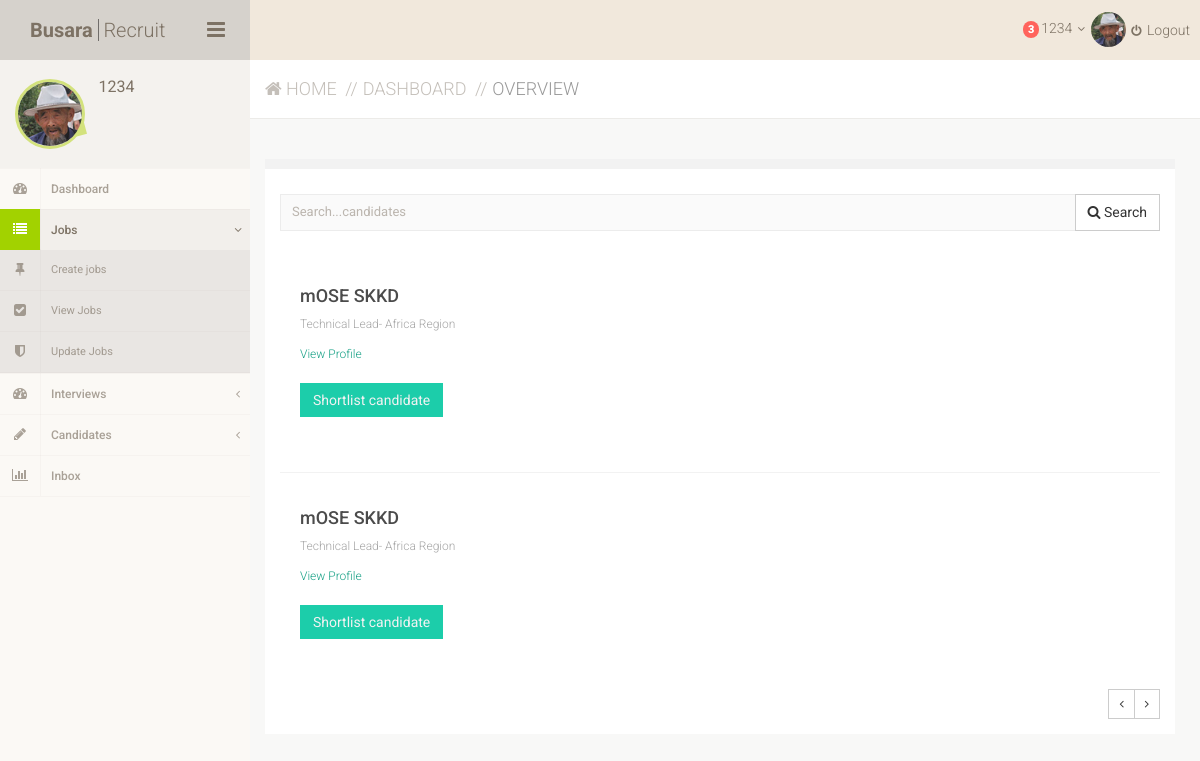
Page /candidates/view/ (signed in) on the committed database.
### employers/models.py (models this page shows, shortened)
class Employer(models.Model):
	user = models.OneToOneField(User, null=True)
	company_name = models.CharField(blank=False,unique=True, max_length=30)
	company_website = models.URLField(blank=False,unique=True, max_length=100)
	phone_number = models.CharField(blank=True, unique=True, max_length=12)
	company_logo = models.ImageField(upload_to='employers', blank=True, default="")
	created_on = models.DateTimeField(auto_now=True)

### employees/models.py (models this page shows, shortened)
class Employee(models.Model):
	job = models.ForeignKey(Job, on_delete=models.CASCADE,null=True)
	first_name  = models.CharField(blank=False, max_length=30,default="")
	last_name = models.CharField(blank=False, max_length=30,default="")
	email = models.EmailField(blank=False, max_length=35,default="")
	phone_number = models.CharField(blank=False, max_length=12)
	address = models.CharField(blank=True, max_length=60)
	cover_letter = models.CharField(max_length=1500,default='')
	resume = models.FileField(upload_to='resume/%Y%m%d/',default='')
	application_date = models.DateTimeField(auto_now=True)
	is_shortlisted = models.BooleanField(default=False)

### jobs/models.py (models this page shows, shortened)
class Job(models.Model):
	INDUSTRIES = (
	('Any', 'Any'),
	('Accounting', 'Accounting'),
	('Customer Service', 'Customer Service'),
	('Government', 'Government'),
	('Education', 'Education'),
	('Engineering', 'Engineering'),
	('Hospitality', 'Hospitality'),
	('Healthcare', 'Healthcare'),
	('Farming and Agriculture', 'Farming and Agriculture'),
	('IT and Telecoms', 'IT and Telecoms'),
	('Legal', 'Legal'),
	('Security', 'Security'),
	('Other', 'Other'),
	)
	AVAILABILITY = (
	('Fulltime', 'Fulltime'),
	('Part time', 'Part time'),
	)
	employer = models.ForeignKey(Employer, on_delete=models.CASCADE)
	title = models.CharField(blank=False, max_length=80,default='')
	description = models.CharField(max_length=300,blank=False,default='')
	requirements = models.CharField(max_length=1500,default='')
	benefits = models.CharField(max_length=200,null=True,blank=True)
	industry =models.CharField(max_length=30, choices=INDUSTRIES,default=INDUSTRIES[0][0])
	availability =models.CharField(max_length=30, choices=AVAILABILITY, default=AVAILABILITY[0][0])
	location =models.CharField(max_length=100, default='')
	created_on = models.DateTimeField(auto_now=True)

### employees/views.py (the view)
def my_candidates(request):
	user = request.user
	employer = user.employer
	jobs = Job.objects.filter(employer=employer)
	candidate_list = Employee.objects.filter(job__in=jobs).order_by('-application_date')
	return render(request, 'employees/view_candidates.html', {'candidate_list': candidate_list,'company_name':employer.company_name})

### employees/templates/employees/view_candidates.html (shortened to what this page needs)
<!DOCTYPE html>
<html>
  <head>
    {% load static %}
    <link href="{% static 'employers/css/bootstrap.min.css' %}" rel="stylesheet">
    <link href="http://netdna.bootstrapcdn.com/font-awesome/4.0.3/css/font-awesome.css" rel="stylesheet">
    <link rel="stylesheet" href="{% static 'employers/css/animate.min.css' %}">
    <link rel="stylesheet" href="{% static 'employers/css/rickshaw.min.css' %}">
    <link rel="stylesheet" href="{% static 'employers/css/bootstrap-checkbox.css' %}">
    <link rel="stylesheet" href="{% static 'employers/css/chosen-bootstrap.css' %}">
    <link rel="stylesheet" href="{% static 'employers/js/plugins/tabdrop/css/tabdrop.css' %}">
    <link href="{% static 'employers/css/minoral.css' %}" rel="stylesheet">
  </head>
  <body class="brownish-scheme">
    <div id="wrap">
      <div class="row">
        <div class="navbar navbar-default navbar-fixed-top" role="navigation">
          <div class="navbar-header col-md-2">
            <a class="navbar-brand" href="index.html">
              <strong>Busara</strong>  Recruit
            </a>
            <div class="sidebar-collapse">
              <a href="index.html#">
                <i class="fa fa-bars"></i>
              </a>
            </div>
          </div>
          <div class="navbar-collapse">
            <div class="collapsing-content">
              <div class="user-controls">
                <ul>
                  <li class="dropdown messages">
                    <a class="dropdown-toggle" data-toggle="dropdown" href="index.html#">
                      <span class="badge badge-red" id="user-new-messages">3</span>{{company_name}}</strong> <i class="fa fa-angle-down"></i>
                    </a>
                    <div class="profile-photo">
                      <img src="images/profile-photo.jpg" alt />
                    </div>
                  </li>
				   <li>
                     <a href="{% url 'employers:logout' %}"><i class="fa fa-power-off"></i> Logout</a>
                  </li>
                </ul>
              </div>
            </div>
            <ul class="nav navbar-nav side-nav" id="navigation">
              <li class="user-status status-online" id="user-status">
                <div class="profile-photo">
                  <img src="{% static 'employers/images/profile-photo.jpg' %}" alt />
                </div>
                <div class="user">
                  {{company_name}}
                </div>
              </li>
			  <li class="dropdown">
                <a href="{% url 'employers:dashboard'%}" class="dropdown-toggle" title="Dashboard">
                  <i class="fa fa-dashboard">
                  </i>
                  Dashboard
                </a>
              </li>
			   <li class="dropdown open">
                <a href="index.html#" class="dropdown-toggle" data-toggle="dropdown" title="Forms">
                  <i class="fa fa-list">
                    <span class="overlay-label green"></span>
                  </i>
                  Jobs <b class="fa fa-angle-left dropdown-arrow"></b>
                </a>
                <ul class="dropdown-menu">
                  <li >
                    <a href="{% url 'jobs:create'%}" title="Common Elements">
                      <i class="fa fa-thumb-tack"></i>
                      Create jobs
                    </a>
                  </li>
                  <li >
                    <a href="{% url 'jobs:view'%}" title="Validation">
                      <i class="fa fa-check-square"></i>
                      View Jobs
                    </a>
                  </li>
                  <li>
                    <a href="#"  title="Form Wizard">
                      <i class="fa fa-shield"></i>
                      Update Jobs
                    </a>
                  </li>
                </ul>
              </li>
              <li class="dropdown">
                <a href="#" class="dropdown-toggle" data-toggle="dropdown" title="Dashboard">
                  <i class="fa fa-dashboard">
                  </i>
                  Interviews <b class="fa fa-angle-left dropdown-arrow"></b>
                </a>
              </li>
              <li class="dropdown">
                <a href="#" class="dropdown-toggle" data-toggle="dropdown" title="Interface">
                  <i class="fa fa-pencil">
                  </i>
                  Candidates <b class="fa fa-angle-left dropdown-arrow"></b>
                </a>
              </li>
			  <li>
                <a href="#" title="Charts & Graphs">
                  <i class="fa fa-bar-chart-o">
                  </i>
                  Inbox
                </a>
              </li>
            </ul>
          </div>
        </div>
        <div id="content" class="col-md-12">
          <div class="breadcrumbs">
            <ol class="breadcrumb">
              <li><a href="index.html"><i class="fa fa-home"></i> Home</a></li>
              <li><a href="index.html">Dashboard</a></li>
              <li class="active">Overview</li>
            </ol>
          </div>
          <div class="main">
<section class="tile">
  <div class="tile-widget nopadding">
    <ul class="nav nav-tabs tabdrop align-right">
    </ul>
  </div>
  <div class="tile-body tab-content">
    <div class="input-group search-bar">
      <input type="text" class="form-control" name="search" placeholder="Search...candidates" >
      <span class="input-group-btn">
        <button class="btn btn-default" type="button"><i class="fa fa-search"></i> Search</button>
      </span>
    </div>
    <div id="fulltext-tab" class="tab-pane fade in active">
      <ul class="search-results fulltext">
		{% for candidate in candidate_list %}
        <li class="search-result">
          <div class="cover">
            <h4><a href="#">{{ candidate.first_name }} {{ candidate.last_name }}</a></h4>
            <p>{{ candidate.job.title }}</p>
            <a href="#">View Profile</a><br><br>
			<button type="button" class="btn btn-greensea margin-bottom-20">Shortlist candidate</button>
          </div>
        </li>
		{% endfor %}
      </ul>
      <div class="pagination aligned-right">
        <div class="btn-group btn-group-sm">
          <button type="button" class="btn btn-default"><i class="fa fa-angle-left"></i></button>
          <button type="button" class="btn btn-default"><i class="fa fa-angle-right"></i></button>
        </div>
      </div>
    </div>
  </div>
</section>
          </div>
        </div>
      </div>
    </div>
  </body>
</html>

### rows in the picture
Employer: company_name "1234"
Employee: first_name "mOSE", last_name "SKKD", job "Technical Lead- Africa Region"
Employee: first_name "mOSE", last_name "SKKD", job "Technical Lead- Africa Region"
